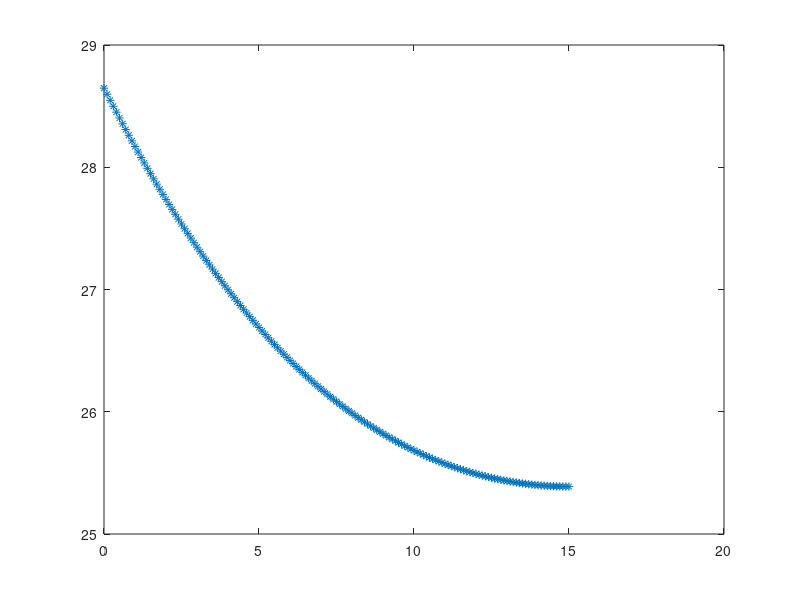

The MATLAB script that drew this image:
clear all
diff=0.00011646413; %thermal diffusivity

q=-2e5;

kc3=401;
rho3=8.92e3;
cp3=386;

time=.4-4e-2;
%n=[1 2 3 4 5 6 7 8 9 10 11 12 13 14 15 16 17 18 19 20];  % terms of fourier series

%n=[1 2 3 4 5 6];

for count=1:100
    n(count)=count;
end

L=15e-3; %length along axis

x=0:0.1e-3:L; %points along axis


Term=x./L-0.5*(x./L).^2-1/3-diff*time/L^2;

for c=1:length(n)
    Term=Term+2/(n(c)*pi).^2*exp(-(n(c)^2*pi^2*diff*time/(L)^2))*cos((n(c)*pi*x)/(L)); %summation of terms
end

Tanalytical=25+(q*L/kc3)*Term;

 plot(1e3*x,Tanalytical,'*')